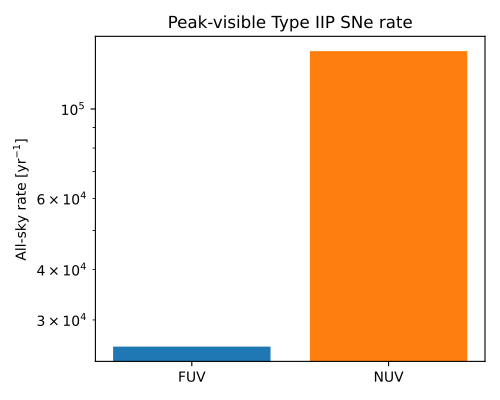

The Python source for this figure:
import numpy as np
import matplotlib.pyplot as plt
from astropy import units as u

from m4opt.missions import uvex
from uvex_transients.transients.supernovae import TypeIIPSNe

rng = np.random.default_rng(20260911)
n_samples = 3000

sn = TypeIIPSNe()
redshift = sn.sample_event_redshift(n_samples, rng=rng)
params = sn.sed.sample_parameters(size=n_samples, rng=rng)
params_grid = {pname: value[:, None] for pname, value in params.items()}

# The all-sky rate, with no survey footprint applied.
all_sky_rate = sn.all_sky_rate

# Numerically search each event's own light curve for its brightest (peak)
# apparent magnitude -- see the discussion above for why the peak
# doesn't sit at a single named parameter.
t_grid_rest = np.geomspace(0.5, 200, 200) * u.day
t_obs_grid = t_grid_rest[None, :] * (1.0 + redshift)[:, None]
z_grid_bcast = np.broadcast_to(redshift[:, None], t_obs_grid.shape)

visible_rates = {}
for band_name, bandpass in uvex.detector.bandpasses.items():
    mag_curve = sn.sed.mag_bandpass(
        bandpass,
        t_obs_grid,
        redshift=z_grid_bcast,
        **params_grid,
    ).to_value(u.ABmag)
    magnitudes = np.nanmin(mag_curve, axis=1)

    visible = magnitudes < 24.5
    visible_fraction = np.mean(visible)
    visible_rate = visible_fraction * all_sky_rate

    visible_rates[band_name] = visible_rate.to_value(1 / u.yr)

    print(
        f"{band_name}: {visible_rate:.2f} "
        f"({visible_fraction:.1%} of events visible)"
    )

# Plot all-sky visible rates, by band.
fig, ax = plt.subplots(figsize=(5, 4))
ax.bar(list(visible_rates), list(visible_rates.values()), color=["C0", "C1"])
ax.set_yscale("log")
ax.set_ylabel(r"All-sky rate [yr$^{-1}$]")
ax.set_title("Peak-visible Type IIP SNe rate")

fig.tight_layout()
plt.show()
